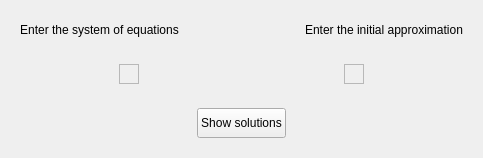
            <widget class="QWidget" name="CalculatorWidget" native="true">
             <property name="sizePolicy">
              <sizepolicy hsizetype="Preferred" vsizetype="Preferred">
               <horstretch>0</horstretch>
               <verstretch>0</verstretch>
              </sizepolicy>
             </property>
             <layout class="QVBoxLayout" name="verticalLayout_13">
              <item alignment="Qt::AlignHCenter">
               <widget class="QWidget" name="HeadetCalculateWidget" native="true">
                <layout class="QHBoxLayout" name="horizontalLayout_5">
                 <item>
                  <layout class="QVBoxLayout" name="HeaderEquationLayou">
                   <item>
                    <widget class="QLabel" name="label_6">
                     <property name="text">
                      <string>Enter the system of equations</string>
                     </property>
                     <property name="alignment">
                      <set>Qt::AlignCenter</set>
                     </property>
                    </widget>
                   </item>
                  </layout>
                 </item>
                 <item>
                  <spacer name="horizontalSpacer_2">
                   <property name="orientation">
                    <enum>Qt::Horizontal</enum>
                   </property>
                   <property name="sizeType">
                    <enum>QSizePolicy::Fixed</enum>
                   </property>
                   <property name="sizeHint" stdset="0">
                    <size>
                     <width>120</width>
                     <height>20</height>
                    </size>
                   </property>
                  </spacer>
                 </item>
                 <item>
                  <layout class="QVBoxLayout" name="HeaderAccuracyLayout">
                   <item>
                    <widget class="QLabel" name="label_4">
                     <property name="text">
                      <string>Enter the initial approximation</string>
                     </property>
                     <property name="alignment">
                      <set>Qt::AlignCenter</set>
                     </property>
                    </widget>
                   </item>
                  </layout>
                 </item>
                </layout>
               </widget>
              </item>
              <item>
               <widget class="QWidget" name="CalculatorBodyWidget" native="true">
                <layout class="QHBoxLayout" name="horizontalLayout_4">
                 <item alignment="Qt::AlignHCenter">
                  <widget class="QFrame" name="frame_5">
                   <property name="frameShape">
                    <enum>QFrame::StyledPanel</enum>
                   </property>
                   <property name="frameShadow">
                    <enum>QFrame::Raised</enum>
                   </property>
                   <layout class="QVBoxLayout" name="verticalLayout_19">
                    <item>
                     <layout class="QFormLayout" name="EquationLayout"/>
                    </item>
                   </layout>
                  </widget>
                 </item>
                 <item alignment="Qt::AlignHCenter">
                  <widget class="QFrame" name="frame_6">
                   <property name="frameShape">
                    <enum>QFrame::StyledPanel</enum>
                   </property>
                   <property name="frameShadow">
                    <enum>QFrame::Raised</enum>
                   </property>
                   <layout class="QVBoxLayout" name="verticalLayout_20">
                    <item>
                     <layout class="QFormLayout" name="ApproximationLayout">
                      <property name="sizeConstraint">
                       <enum>QLayout::SetDefaultConstraint</enum>
                      </property>
                      <property name="formAlignment">
                       <set>Qt::AlignLeading|Qt::AlignLeft|Qt::AlignTop</set>
                      </property>
                      <property name="horizontalSpacing">
                       <number>6</number>
                      </property>
                      <property name="verticalSpacing">
                       <number>6</number>
                      </property>
                      <property name="leftMargin">
                       <number>0</number>
                      </property>
                     </layout>
                    </item>
                   </layout>
                  </widget>
                 </item>
                </layout>
               </widget>
              </item>
              <item alignment="Qt::AlignHCenter">
               <widget class="QWidget" name="CalculatorSearchSolutionWidget" native="true">
                <property name="sizePolicy">
                 <sizepolicy hsizetype="Expanding" vsizetype="Preferred">
                  <horstretch>0</horstretch>
                  <verstretch>0</verstretch>
                 </sizepolicy>
                </property>
                <layout class="QVBoxLayout" name="verticalLayout_14">
                 <item>
                  <widget class="QPushButton" name="ShowResultButton">
                   <property name="sizePolicy">
                    <sizepolicy hsizetype="Expanding" vsizetype="Preferred">
                     <horstretch>0</horstretch>
                     <verstretch>0</verstretch>
                    </sizepolicy>
                   </property>
                   <property name="minimumSize">
                    <size>
                     <width>60</width>
                     <height>30</height>
                    </size>
                   </property>
                   <property name="text">
                    <string>Show solutions</string>
                   </property>
                  </widget>
                 </item>
                </layout>
               </widget>
              </item>
             </layout>
            </widget>
